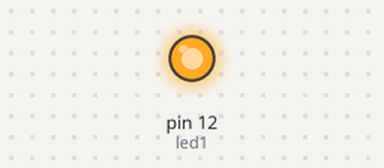
This sketch was run on a simulated Arduino Uno, built with avr-gcc and run on an emulated ATmega328P. On the bench: output pins drawn as LEDs (lit = HIGH).

Above: at 1.0 s.
At 3.0 s:
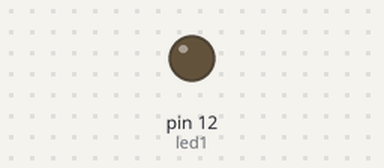
Timing chart, 0 to 5.2 s (numbered marks = the images above):
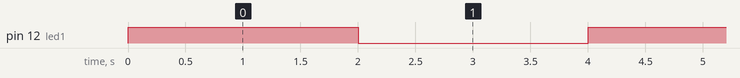

Measured:
- by itself, pin 12 (led1): alternates HIGH for 2.0 s and LOW for 2.0 s

The sketch:

Led1.ino
```cpp
int led1=12;
void setup() {
  pinMode(led1, OUTPUT);
}
void loop() {
  digitalWrite(led1, HIGH);   // turn the LED on (HIGH is the voltage level)
  delay(1000);                       // wait for a second
  digitalWrite(led1, HIGH);   // turn the LED on (HIGH is the voltage level)
  delay(1000);                       // wait for a second
  digitalWrite(led1, LOW);    // turn the LED off by making the voltage LOW
  delay(1000);                       // wait for a second
  digitalWrite(led1, LOW);    // turn the LED off by making the voltage LOW
  delay(1000);                       // wait for a second
}
```
